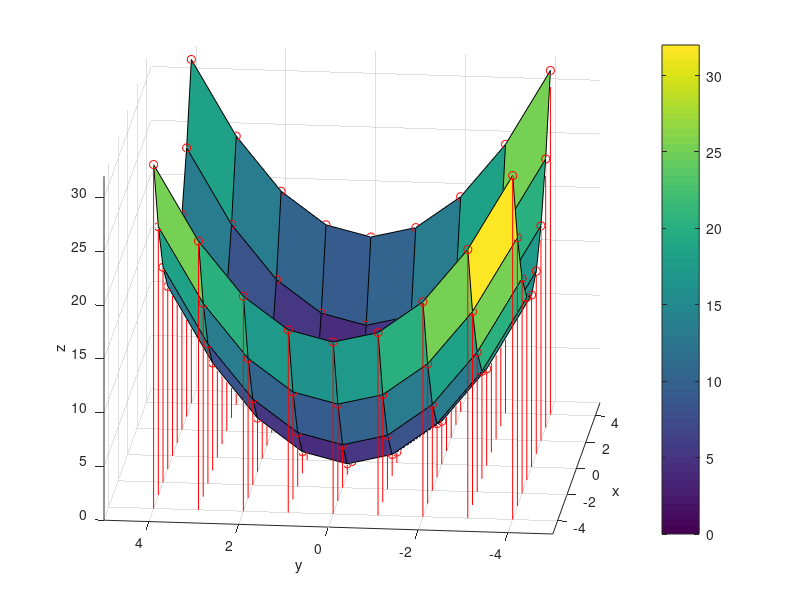

Reproduce this figure in MATLAB.
%exm050302 

figure						% 
x=-4:4;y=x;				% 				<2>
[X,Y]=meshgrid(x,y);	% 	<3>
Z=X.^2+Y.^2;				% 	<4>
Sh=surf(X,Y,Z)			% 			<5>
hold on					% 
stem3(X,Y,Z,'ro')		% 
hold off					% 
xlabel('x'),ylabel('y'),zlabel('z')
axis([-5,5,-5,5,0,inf])	% 
view([-84,21])			% 									<11>
colorbar					%   
